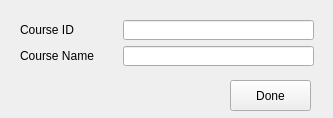
<?xml version="1.0" encoding="UTF-8"?>
<ui version="4.0">
 <class>MainWindow</class>
 <widget class="QMainWindow" name="MainWindow">
  <property name="windowModality">
   <enum>Qt::NonModal</enum>
  </property>
  <property name="geometry">
   <rect>
    <x>0</x>
    <y>0</y>
    <width>333</width>
    <height>118</height>
   </rect>
  </property>
  <property name="minimumSize">
   <size>
    <width>333</width>
    <height>118</height>
   </size>
  </property>
  <property name="maximumSize">
   <size>
    <width>333</width>
    <height>118</height>
   </size>
  </property>
  <property name="windowTitle">
   <string>MainWindow</string>
  </property>
  <widget class="QWidget" name="centralwidget">
   <widget class="QPushButton" name="course_done">
    <property name="geometry">
     <rect>
      <x>230</x>
      <y>80</y>
      <width>81</width>
      <height>31</height>
     </rect>
    </property>
    <property name="text">
     <string>Done</string>
    </property>
   </widget>
   <widget class="QWidget" name="layoutWidget">
    <property name="geometry">
     <rect>
      <x>20</x>
      <y>20</y>
      <width>294</width>
      <height>48</height>
     </rect>
    </property>
    <layout class="QGridLayout" name="gridLayout">
     <item row="0" column="0">
      <widget class="QLabel" name="label">
       <property name="text">
        <string>Course ID</string>
       </property>
      </widget>
     </item>
     <item row="0" column="1">
      <widget class="QLineEdit" name="course_id">
       <property name="minimumSize">
        <size>
         <width>191</width>
         <height>20</height>
        </size>
       </property>
       <property name="maximumSize">
        <size>
         <width>191</width>
         <height>20</height>
        </size>
       </property>
      </widget>
     </item>
     <item row="1" column="0">
      <widget class="QLabel" name="label_2">
       <property name="text">
        <string>Course Name</string>
       </property>
      </widget>
     </item>
     <item row="1" column="1">
      <widget class="QLineEdit" name="course_name">
       <property name="minimumSize">
        <size>
         <width>191</width>
         <height>20</height>
        </size>
       </property>
       <property name="maximumSize">
        <size>
         <width>191</width>
         <height>20</height>
        </size>
       </property>
      </widget>
     </item>
    </layout>
   </widget>
  </widget>
 </widget>
 <resources/>
 <connections/>
</ui>
